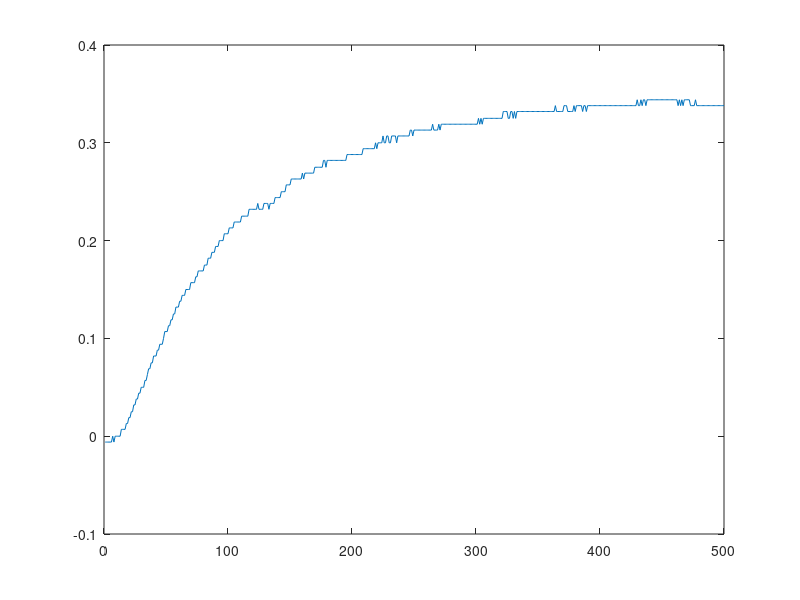

Recreate this plot in MATLAB. (Note: this script raises an error after producing the figure.)
%% wczytanie funkcji symulującej i inicjalizacja symulacji
Upp = 26;
Ypp = 34.5;
load('skok_o_-10.mat');
output = y';
deltaU = -10;
time = (1:length(output))';

%% normalizacja odpowiedzi skokowej
output = output - Ypp;
output = output / deltaU;

time =time(1:500,1);
output = output(1:500,1);

%% zapisanie znormalizowanej odpowiedzi skokowej
norm_resp = [time output];
plot(time, output);
dlmwrite("../data/lab/zad3_cut_odp.csv", norm_resp, '\t');